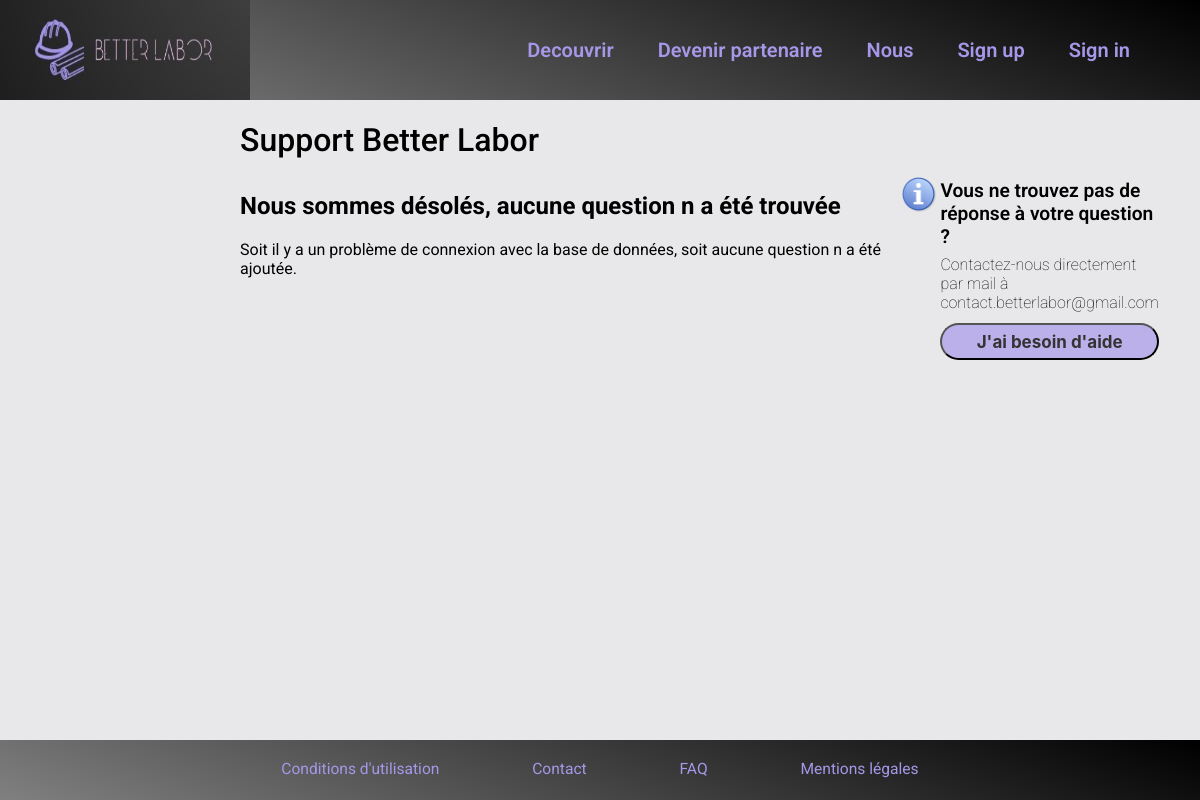
Before: /faq.php with the older database file.
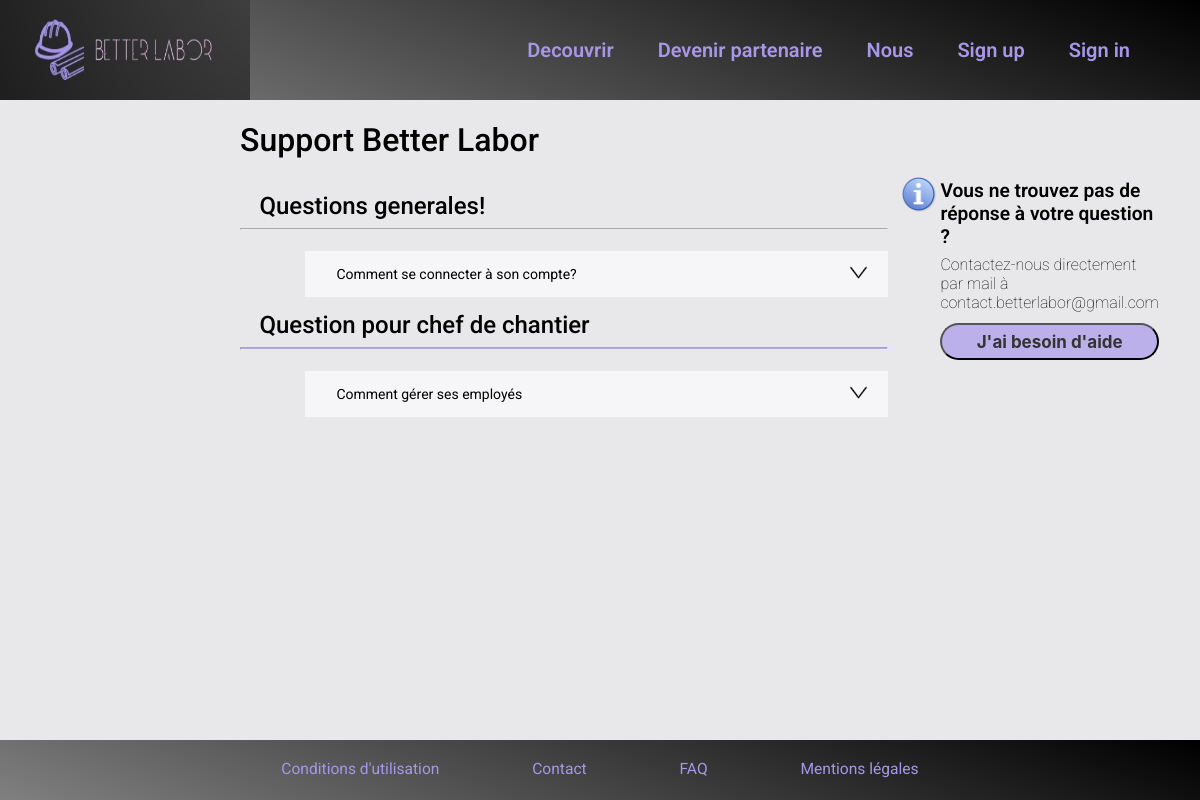
After: the same page with the newer database file.
### tables this page shows
CREATE TABLE `categorie` (
  `ID` int(11) NOT NULL,
  `nom` varchar(30) NOT NULL,
  `position` tinyint(4) NOT NULL
);

CREATE TABLE `question` (
  `ID` int(11) NOT NULL,
  `ID_categorie` int(11) NOT NULL,
  `position` tinyint(4) NOT NULL,
  `sujet` varchar(300) NOT NULL,
  `reponse` varchar(9999) NOT NULL
);

### espace-admin/FAQManager.php (the view, shortened to what this page needs)
<?php
class FAQManager
{
  public $conn = null;
  public function connect($conn)
  {
    $this->conn = $conn;
  }
  public function display_public()
  {
    $q = "SELECT * FROM categorie ORDER BY position ASC";
    $r_categorie = $this->conn->query($q);
    $entry_display = "";
    if ($r_categorie != false && $r_categorie->num_rows > 0) {
      while ($a_categorie = mysqli_fetch_assoc($r_categorie)) {
        $nom = stripslashes($a_categorie['nom']);
        $categorie_id = stripslashes($a_categorie['ID']);
        $entry_display .= <<<ENTRY_DISPLAY
        <h2 class="category-title">$nom</h2>
        <hr class="category-line">
ENTRY_DISPLAY;
        $q_question = "SELECT * FROM question WHERE ID_categorie = $categorie_id ORDER BY position ASC";
        $r_question = $this->conn->query($q_question);
        if ($r_categorie != false && $r_question->num_rows > 0) {
          while ($a_question = mysqli_fetch_assoc($r_question)) {
            $sujet = stripslashes($a_question['sujet']);
            $reponse = stripslashes($a_question['reponse']);
            $question_id = stripslashes($a_question['ID']);
            $entry_display .= <<<ENTRY_DISPLAY
            <div class="question-box">
            <button class="question-button" id="question-button-$question_id">
              <p class="question-title">$sujet</p>
              <img class="img-defilement" src="images/defilement-bas.png" alt="ouvrir question" id="defilement-$question_id">
            </button>
            <div class="question-content"><p class="question-content-text">$reponse</p></div>
          </div>
ENTRY_DISPLAY;
          }
        }
      }
    } else {
      $entry_display = <<<ENTRY_DISPLAY
    <h2> Nous sommes désolés, aucune question n a été trouvée</h2>
    <p>
      Soit il y a un problème de connexion avec la base de données, soit aucune question n a été ajoutée.
    </p>
ENTRY_DISPLAY;
    }
    return $entry_display;
  }
}
?>

### faq.php (shortened to what this page needs)
<!doctype html>
<html lang="fr">
<head>
  <link rel="stylesheet" href="faq.css">
  <link rel="stylesheet" href="general.css">
</head>
<body>
<?php
include('nav.php');
?>
  <div class="faq">
    <h1 class="title">Support Better Labor</h1>
    <?php
include('espace-admin/FAQManager.php');
include('database/config.php');
$obj = new FAQManager();
$obj->connect($conn);
echo $obj->display_public();
?>
  </div>
    <div class="side-info">
        <img class="help" src="images/information.png" alt="info">
        <div class="side-help">
          <p class="help-question">
          Vous ne trouvez pas de réponse à votre question ?
          </p>
          <p class="help-contact">
          Contactez-nous directement par mail à contact.betterlabor@gmail.com
          </p>
          <button class="help-button">
          J'ai besoin d'aide
          </button>
        </div>
    </div>
<?php
make_footer(true);
?>
</body>
</html>

### nav.php (shortened to what this page needs)
<html lang="fr">
<head>
    <link rel="stylesheet" href="footer.css" type="text/css">
</head>
<?php
if (isset($_SESSION['loggedin']) && $_SESSION['loggedin'] == 1) {
    include('barre profil.php');
}
else {
    include('barre accueil.php');
}
function make_footer($pushed) {
    if ($pushed) {
        echo '<div class="footer pushed">';
    }
    else {
        echo '<div class = "footer">';
    }
    $entry_display = <<<FOOTER
    <div class = "section_help">
    </div>
    <div class = "help">
        <div class = "a1">
            <a class="footer-link" href = "cgu.php">Conditions d'utilisation</a>
        </div>
        <div class = "a2">
            <a class="footer-link" href = "contact.php">Contact</a>
        </div>
        <div class = "a3">
            <a class="footer-link" href = "faq.php">FAQ</a>
        </div>
        <div class = "a4">
            <a class="footer-link" href = "mentions_legales.php">Mentions légales</a>
        </div>
    </div>
</div>
FOOTER;
        echo $entry_display;
}
?>
</html>

### barre accueil.php (shortened to what this page needs)
<!DOCTYPE html>
<html lang="fr">
<head>
    <link rel = "stylesheet" href = "barre_accueil.css" title="no title"/>
</head>
<body>
    <div class="container">
        <nav>
            <a class="logo-nav" href="index.php">
            <img src="images/logo.jpg" width="300px" height="100px">
            </a>
            <ul class="all">
                <li><a href="Découvrir.php">Decouvrir</a></li>
                <li><a href="#">Devenir partenaire</a></li>
                <li><a href="Nous.php">Nous</a></li>
                <li><a href="espace-chef/inscription.php">Sign up</a></li>
                <li><a href="espace-membre/">Sign in</a></li>
            </ul>
        </nav>
    </div>
</body>

### faq.css (style rules this page uses)
.faq { margin-left: 20%; margin-right: 26%; }
.title { margin-bottom: 5%; font-weight: 500; }
.category-line { background-color: #A697E8; height: 0.03em; opacity: 0.8; margin-bottom: 1.3em; }
.question-box { margin-left: 10%; margin-bottom: 0.9em; margin-top: 0.14em; width: 90%; }
.question-button { background-color: #f6f5f7; padding: 15px; cursor: pointer; border: none; width: 100%; outline: none; text-align: left; display: flex; flex-direction: row; }
.question-title { text-align: left; display: inline; margin-top: auto; margin-bottom: auto; margin-left: 3%; font-size: 14px; }
.img-defilement { width: 1.3em; height: 1em; display: flex; flex-direction: row; position: relative; margin-left: auto; margin-right: 1%; }
.side-info { position: absolute; left: 75%; top: 20%; right: 4%; display: flex; align-items: top; }
img.help { width: 2.4em; height: 2.4em; display: block; margin-top: 6%; padding-right: 3px; }
.help-question { font-weight: 600; font-size: 1.2em; margin-bottom: 0px; }
.help-contact { font-weight: lighter; font-size: 1em; margin-top: 0.4em; margin-bottom: 0.4em; padding: 0%; }
.help-button { box-sizing: border-box; color: #333; font-family: Inter; font-weight: Bold; font-size: 17px; opacity: 1; background: #bbb0e9; border-radius: 25px; padding: 4px; width: 183px; height: 37px; margin-top: 0.3em; width: 100%; }
.category-title { font-weight: 500; margin-left: 3%; margin-bottom: 0.13em; margin-top: 0.2em; }

### general.css (style rules this page uses)
body { background: #E8E8EA; }
* { font-family: Roboto, 'Open Sans'; }

### footer.css (style rules this page uses)
.footer { padding : 20px; background: linear-gradient(200deg, black,grey); width: 100%; height: 60px; box-sizing: border-box; justify-content: center; }
.pushed { position: absolute; bottom: 0; }
.help { display: flex; font-size: max(1.3vw, 14px); justify-content: center; }
.a1 { margin-right : 8%; white-space: nowrap; }
.a2 { margin-right : 8%; white-space: nowrap; }
.a3 { margin-right : 8%; white-space: nowrap; }
.a4 { white-space: nowrap; }
.footer-link { text-decoration : none ; color: #A697E8; }

### barre_accueil.css (style rules this page uses)
body { background-color: #E8E8EA; width: 100%; padding: 0; margin: 0; padding-top: 100px; }
.container { background:linear-gradient(200deg, black,grey); height: 100px; width: 100%; position:fixed; top: 0; z-index: 999; }
.container nav { height: 100px; }
.logo-nav { display: inline; padding: 0 0; text-decoration: none; font-size: 0px; font-weight: 400; }
nav ul { padding: 0; margin: 0; float: right; margin-right: 100px; }
nav li { position: relative; list-style: none; display: inline-block; }
nav a { display: block; padding: 0 30px; color: #A697E8; text-decoration: none; line-height: 100px; font-size: 20px; font-weight: 600; }
@media (max-width: 1203px) { nav ul li a { font-size: 20px; padding: 0 20px; } }
@media (max-width: 1203px) { nav ul { margin-right: 50px; } }
@media (max-width: 1203px) { nav img { width: 250px; } }

Changed rows visible on the page:
added categorie: nom "Questions generales!"
added question: sujet "Comment se connecter à son compte?", shown under "Questions generales!"
added categorie: nom "Question pour chef de chantier"
added question: sujet "Comment gérer ses employés", shown under "Question pour chef de chantier"
Other visible differences:
text no longer shown: "Nous sommes désolés, aucune question n a été trouvée Soit il y a un problème de connexion avec la base de données, soit aucune question n a été ajoutée."
